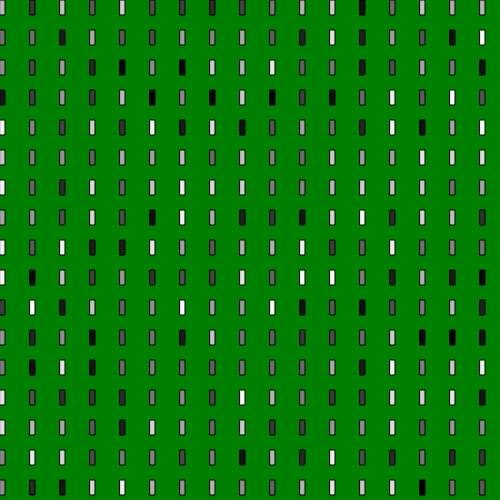
Frame 1 (no input)
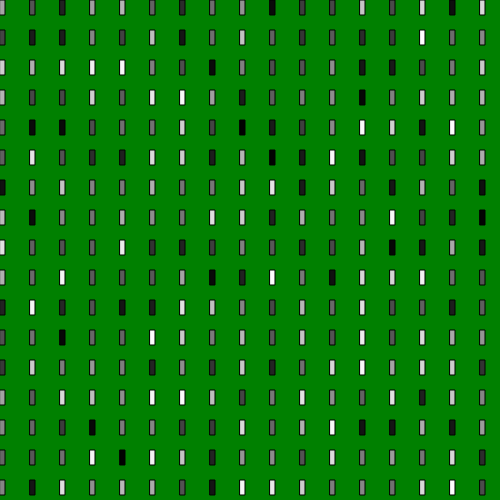
Frame 60 (no input)
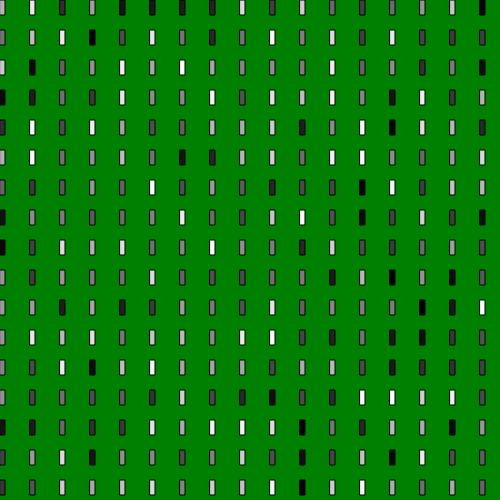
Frame 120 (the mouse pressed at the canvas centre since frame 60)

The p5.js sketch that drew these frames (run headless with seeded random() and noise() and a simulated clock; from frame 60 on, the mouse is pressed at the canvas centre):

// p5.js sketch
// ── sketch.js
function setup() {
  createCanvas(500, 500);
}

function draw() {
  background('green');

  for (let j = 0; j < 30; j++) {
  for (let i = 0; i < 30; i++) {
      fill(random(255));
  rect(i*30, j*30, 5, 15);
}
}
}
